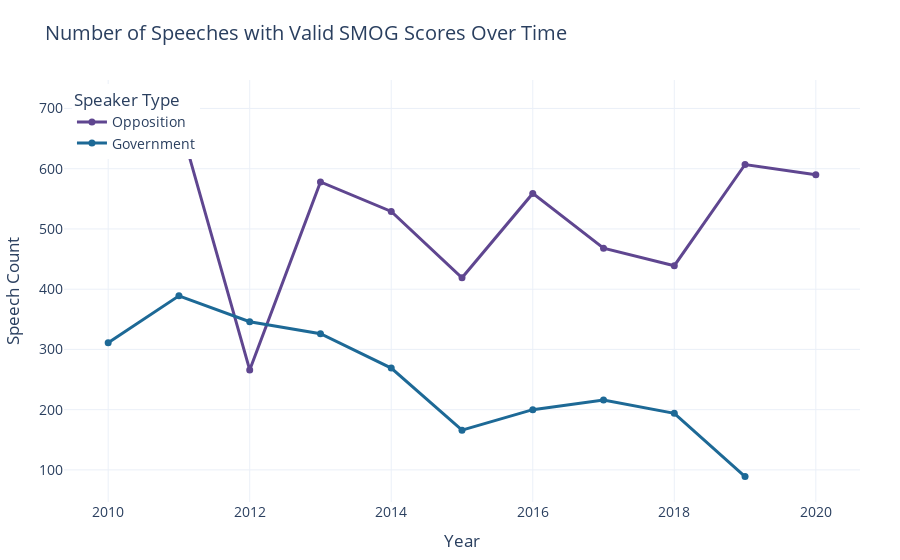

Source (notebook cell):
### Code cell
# Build interactive line chart for speech count
fig = go.Figure()

for i, (label, group) in enumerate(speech_counts.groupby('is_government')):
    name = 'Government' if label == 1 else 'Opposition'
    fig.add_trace(go.Scatter(
        x=group['year'],
        y=group['speech_count'],
        mode='lines+markers',
        name=name,
        line=dict(width=3, color=colors[i]),
        marker=dict(size=7, color=colors[i])
    ))

# Apply layout and Prisma-friendly styling
fig.update_layout(
    title="Number of Speeches with Valid SMOG Scores Over Time",
    xaxis_title="Year",
    yaxis_title="Speech Count",
    template="plotly_white",
    legend=dict(title="Speaker Type", x=0.01, y=0.99),
    hovermode="x unified",
    font=dict(size=14),
    margin=dict(l=40, r=40, t=80, b=40)
)

fig.show()

### Figure 1 — Plotly figure (JSON) as saved in the notebook; plotly's stock layout.template omitted (floating-point values rounded to 4 significant figures)
{"data": [{"line": {"color": "rgb(95, 70, 144)", "width": 3}, "marker": {"color": "rgb(95, 70, 144)", "size": 7}, "mode": "lines+markers", "name": "Opposition", "type": "scatter", "x": [2010, 2011, 2012, 2013, 2014, 2015, 2016, 2017, 2018, 2019, 2020], "y": [705, 681, 266, 578, 529, 419, 559, 468, 439, 607, 590]}, {"line": {"color": "rgb(29, 105, 150)", "width": 3}, "marker": {"color": "rgb(29, 105, 150)", "size": 7}, "mode": "lines+markers", "name": "Government", "type": "scatter", "x": [2010, 2011, 2012, 2013, 2014, 2015, 2016, 2017, 2018, 2019], "y": [311, 389, 346, 326, 269, 166, 200, 216, 194, 89]}], "layout": {"autosize": true, "font": {"size": 14}, "hovermode": "x unified", "legend": {"title": {"text": "Speaker Type"}, "x": 0.01, "y": 0.99}, "margin": {"b": 40, "l": 40, "r": 40, "t": 80}, "title": {"text": "Number of Speeches with Valid SMOG Scores Over Time"}, "xaxis": {"autorange": true, "range": [2009.0, 2021.0], "title": {"text": "Year"}, "type": "linear"}, "yaxis": {"autorange": true, "range": [39.18, 754.8], "title": {"text": "Speech Count"}, "type": "linear"}}}
